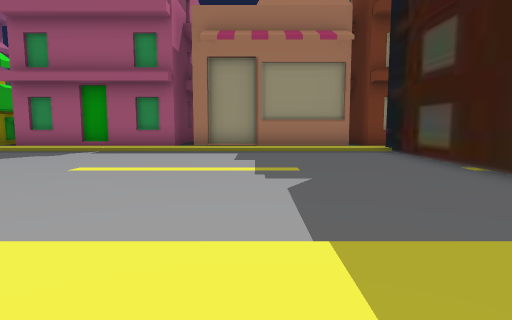
[1] (above)

12 first-person views from a walk through a 3-D level made in the Unity game engine. The camera is 1.3 m above the floor, tilts 6° down and sees 75° across. The floor is counted in squares, 2 m on a side. Each view is taken from the middle of a square. On the plan, view 1 faces up. The plan holds only what a view shows up to about 10 squares ahead; the rest is blank. The place goes on beyond the plan. The player character is not drawn.

[2]
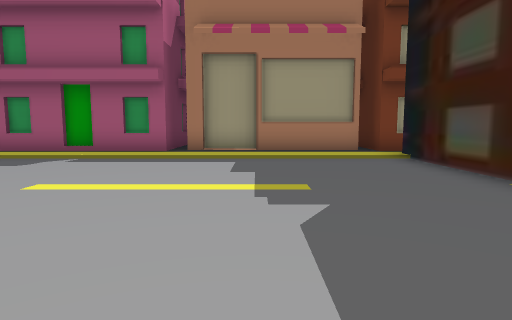

[3]
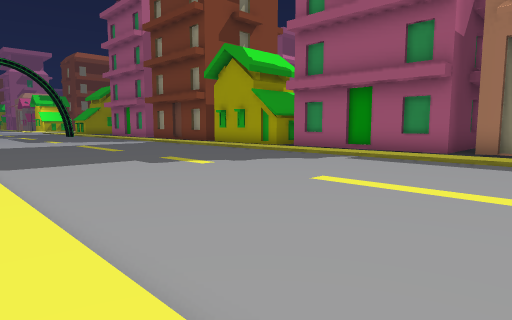

[4]
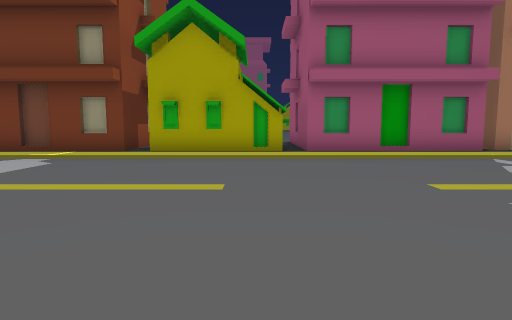

[5]
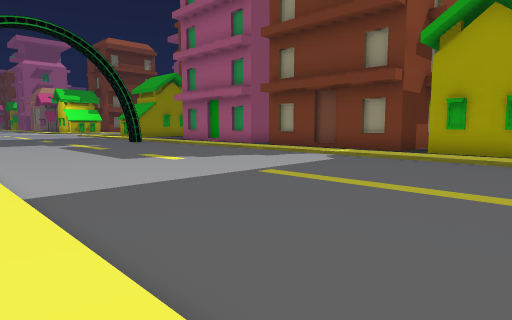

[6]
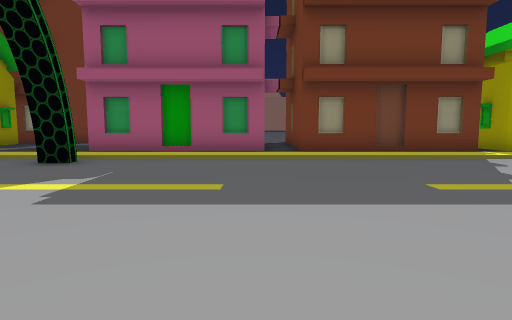

[7]
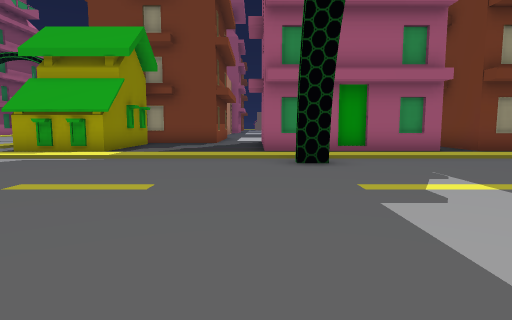

[8]
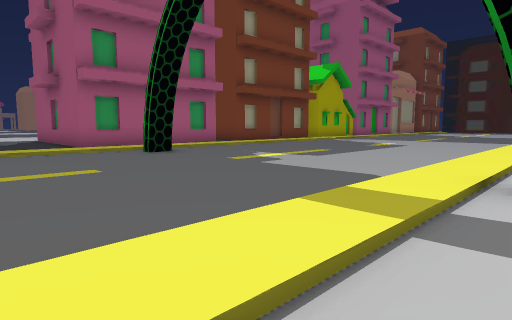

[9]
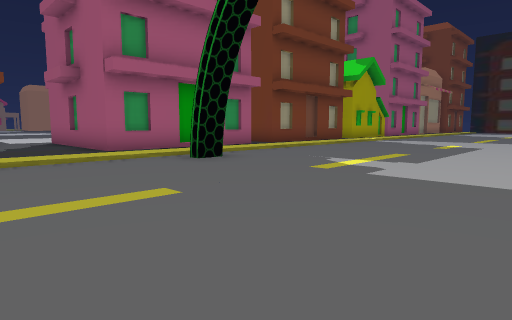

[10]
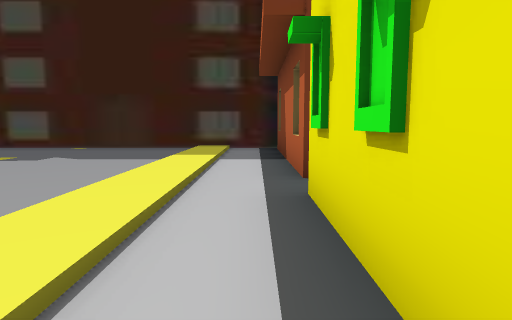

[11]
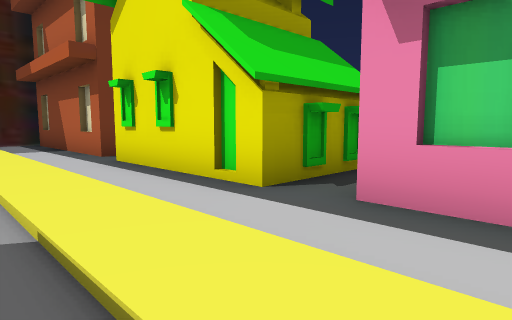

[12]
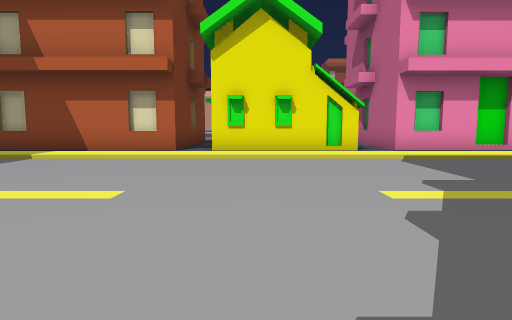

### Floor plan
Key: @ floor where view 1 was taken; # wall or solid block; . main floor; : floor 0.25 m higher than the main floor; / step, stairs or slope.
Columns run from 28 left of view 1 to 4 right of it. Each row starts with its distance up from view 1.
 11 #...######.######################
 10 .................................
  9 ////////////////////////////////
  8 ...............................#
  7 .....#.........................#
  6 ...............................#
  5  ..............................#
  4  ..............................#
  3  ..............................#
  2  ..............................#
  1  :::::::::::   ::::::::::::::::#
  0  .....             .........@..#
 -1                  ####.##########
 -2                     ###   #
 -3                      #

Positions as (right, up) in squares from view 1, and headings:
1: (0, 0), facing up
2: (0, 1), facing up
3: (0, 1), facing up-left
4: (-9, 1), facing up
5: (-9, 1), facing up-left
6: (-19, 1), facing up
7: (-24, 1), facing up
8: (-27, 0), facing up-right
9: (-27, 2), facing up-right
10: (-6, 0), facing right
11: (-9, 2), facing down-right
12: (-4, 8), facing down
